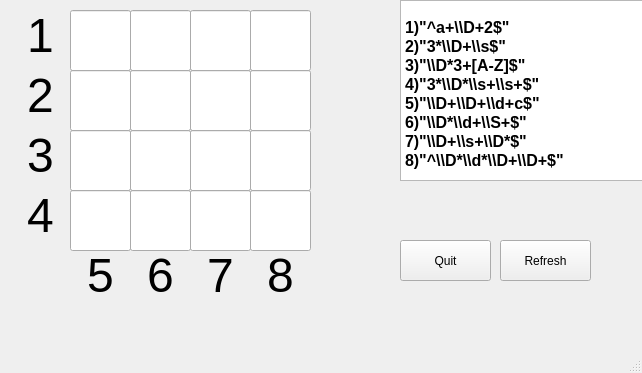
<?xml version="1.0" encoding="UTF-8"?>
<ui version="4.0">
 <class>MainWindow</class>
 <widget class="QMainWindow" name="MainWindow">
  <property name="geometry">
   <rect>
    <x>0</x>
    <y>0</y>
    <width>642</width>
    <height>373</height>
   </rect>
  </property>
  <property name="windowTitle">
   <string>MainWindow</string>
  </property>
  <widget class="QWidget" name="centralwidget">
   <widget class="QPushButton" name="pushButton">
    <property name="geometry">
     <rect>
      <x>400</x>
      <y>240</y>
      <width>91</width>
      <height>41</height>
     </rect>
    </property>
    <property name="text">
     <string>Quit</string>
    </property>
   </widget>
   <widget class="QLineEdit" name="lineEdit">
    <property name="geometry">
     <rect>
      <x>70</x>
      <y>10</y>
      <width>61</width>
      <height>61</height>
     </rect>
    </property>
    <property name="font">
     <font>
      <pointsize>36</pointsize>
      <weight>75</weight>
      <bold>true</bold>
     </font>
    </property>
    <property name="layoutDirection">
     <enum>Qt::LeftToRight</enum>
    </property>
    <property name="text">
     <string/>
    </property>
    <property name="maxLength">
     <number>1</number>
    </property>
    <property name="alignment">
     <set>Qt::AlignCenter</set>
    </property>
   </widget>
   <widget class="QLineEdit" name="lineEdit_3">
    <property name="geometry">
     <rect>
      <x>190</x>
      <y>10</y>
      <width>61</width>
      <height>61</height>
     </rect>
    </property>
    <property name="font">
     <font>
      <pointsize>36</pointsize>
      <weight>75</weight>
      <bold>true</bold>
     </font>
    </property>
    <property name="maxLength">
     <number>1</number>
    </property>
    <property name="alignment">
     <set>Qt::AlignCenter</set>
    </property>
   </widget>
   <widget class="QLineEdit" name="lineEdit_4">
    <property name="geometry">
     <rect>
      <x>250</x>
      <y>10</y>
      <width>61</width>
      <height>61</height>
     </rect>
    </property>
    <property name="font">
     <font>
      <pointsize>36</pointsize>
      <weight>75</weight>
      <bold>true</bold>
     </font>
    </property>
    <property name="maxLength">
     <number>1</number>
    </property>
    <property name="alignment">
     <set>Qt::AlignCenter</set>
    </property>
   </widget>
   <widget class="QLineEdit" name="lineEdit_5">
    <property name="geometry">
     <rect>
      <x>70</x>
      <y>70</y>
      <width>61</width>
      <height>61</height>
     </rect>
    </property>
    <property name="font">
     <font>
      <pointsize>36</pointsize>
      <weight>75</weight>
      <bold>true</bold>
     </font>
    </property>
    <property name="maxLength">
     <number>1</number>
    </property>
    <property name="alignment">
     <set>Qt::AlignCenter</set>
    </property>
   </widget>
   <widget class="QLineEdit" name="lineEdit_6">
    <property name="geometry">
     <rect>
      <x>130</x>
      <y>70</y>
      <width>61</width>
      <height>61</height>
     </rect>
    </property>
    <property name="font">
     <font>
      <pointsize>36</pointsize>
      <weight>75</weight>
      <bold>true</bold>
     </font>
    </property>
    <property name="maxLength">
     <number>1</number>
    </property>
    <property name="alignment">
     <set>Qt::AlignCenter</set>
    </property>
   </widget>
   <widget class="QLineEdit" name="lineEdit_7">
    <property name="geometry">
     <rect>
      <x>190</x>
      <y>70</y>
      <width>61</width>
      <height>61</height>
     </rect>
    </property>
    <property name="font">
     <font>
      <pointsize>36</pointsize>
      <weight>75</weight>
      <bold>true</bold>
     </font>
    </property>
    <property name="maxLength">
     <number>1</number>
    </property>
    <property name="alignment">
     <set>Qt::AlignCenter</set>
    </property>
   </widget>
   <widget class="QLineEdit" name="lineEdit_8">
    <property name="geometry">
     <rect>
      <x>250</x>
      <y>70</y>
      <width>61</width>
      <height>61</height>
     </rect>
    </property>
    <property name="font">
     <font>
      <pointsize>36</pointsize>
      <weight>75</weight>
      <bold>true</bold>
     </font>
    </property>
    <property name="maxLength">
     <number>1</number>
    </property>
    <property name="alignment">
     <set>Qt::AlignCenter</set>
    </property>
   </widget>
   <widget class="QLineEdit" name="lineEdit_9">
    <property name="geometry">
     <rect>
      <x>70</x>
      <y>130</y>
      <width>61</width>
      <height>61</height>
     </rect>
    </property>
    <property name="font">
     <font>
      <pointsize>36</pointsize>
      <weight>75</weight>
      <bold>true</bold>
     </font>
    </property>
    <property name="maxLength">
     <number>1</number>
    </property>
    <property name="alignment">
     <set>Qt::AlignCenter</set>
    </property>
   </widget>
   <widget class="QLineEdit" name="lineEdit_10">
    <property name="geometry">
     <rect>
      <x>130</x>
      <y>130</y>
      <width>61</width>
      <height>61</height>
     </rect>
    </property>
    <property name="font">
     <font>
      <pointsize>36</pointsize>
      <weight>75</weight>
      <bold>true</bold>
     </font>
    </property>
    <property name="maxLength">
     <number>1</number>
    </property>
    <property name="alignment">
     <set>Qt::AlignCenter</set>
    </property>
   </widget>
   <widget class="QLineEdit" name="lineEdit_11">
    <property name="geometry">
     <rect>
      <x>190</x>
      <y>130</y>
      <width>61</width>
      <height>61</height>
     </rect>
    </property>
    <property name="font">
     <font>
      <pointsize>36</pointsize>
      <weight>75</weight>
      <bold>true</bold>
     </font>
    </property>
    <property name="maxLength">
     <number>1</number>
    </property>
    <property name="alignment">
     <set>Qt::AlignCenter</set>
    </property>
   </widget>
   <widget class="QLineEdit" name="lineEdit_12">
    <property name="geometry">
     <rect>
      <x>250</x>
      <y>130</y>
      <width>61</width>
      <height>61</height>
     </rect>
    </property>
    <property name="font">
     <font>
      <pointsize>36</pointsize>
      <weight>75</weight>
      <bold>true</bold>
     </font>
    </property>
    <property name="maxLength">
     <number>1</number>
    </property>
    <property name="alignment">
     <set>Qt::AlignCenter</set>
    </property>
   </widget>
   <widget class="QLineEdit" name="lineEdit_13">
    <property name="geometry">
     <rect>
      <x>70</x>
      <y>190</y>
      <width>61</width>
      <height>61</height>
     </rect>
    </property>
    <property name="font">
     <font>
      <pointsize>36</pointsize>
      <weight>75</weight>
      <bold>true</bold>
     </font>
    </property>
    <property name="maxLength">
     <number>1</number>
    </property>
    <property name="alignment">
     <set>Qt::AlignCenter</set>
    </property>
   </widget>
   <widget class="QLineEdit" name="lineEdit_14">
    <property name="geometry">
     <rect>
      <x>130</x>
      <y>190</y>
      <width>61</width>
      <height>61</height>
     </rect>
    </property>
    <property name="font">
     <font>
      <pointsize>36</pointsize>
      <weight>75</weight>
      <bold>true</bold>
     </font>
    </property>
    <property name="maxLength">
     <number>1</number>
    </property>
    <property name="alignment">
     <set>Qt::AlignCenter</set>
    </property>
   </widget>
   <widget class="QLineEdit" name="lineEdit_15">
    <property name="geometry">
     <rect>
      <x>190</x>
      <y>190</y>
      <width>61</width>
      <height>61</height>
     </rect>
    </property>
    <property name="font">
     <font>
      <pointsize>36</pointsize>
      <weight>75</weight>
      <bold>true</bold>
     </font>
    </property>
    <property name="maxLength">
     <number>1</number>
    </property>
    <property name="alignment">
     <set>Qt::AlignCenter</set>
    </property>
   </widget>
   <widget class="QLineEdit" name="lineEdit_16">
    <property name="geometry">
     <rect>
      <x>250</x>
      <y>190</y>
      <width>61</width>
      <height>61</height>
     </rect>
    </property>
    <property name="font">
     <font>
      <pointsize>36</pointsize>
      <weight>75</weight>
      <bold>true</bold>
     </font>
    </property>
    <property name="maxLength">
     <number>1</number>
    </property>
    <property name="alignment">
     <set>Qt::AlignCenter</set>
    </property>
   </widget>
   <widget class="QTextEdit" name="textEdit">
    <property name="geometry">
     <rect>
      <x>400</x>
      <y>0</y>
      <width>261</width>
      <height>181</height>
     </rect>
    </property>
    <property name="html">
     <string>&lt;!DOCTYPE HTML PUBLIC &quot;-//W3C//DTD HTML 4.0//EN&quot; &quot;http://www.w3.org/TR/REC-html40/strict.dtd&quot;&gt;
&lt;html&gt;&lt;head&gt;&lt;meta name=&quot;qrichtext&quot; content=&quot;1&quot; /&gt;&lt;style type=&quot;text/css&quot;&gt;
p, li { white-space: pre-wrap; }
&lt;/style&gt;&lt;/head&gt;&lt;body style=&quot; font-family:'MS Shell Dlg 2'; font-size:8.25pt; font-weight:400; font-style:normal;&quot;&gt;
&lt;p style=&quot;-qt-paragraph-type:empty; margin-top:0px; margin-bottom:0px; margin-left:0px; margin-right:0px; -qt-block-indent:0; text-indent:0px;&quot;&gt;&lt;br /&gt;&lt;/p&gt;
&lt;p align=&quot;justify&quot; style=&quot; margin-top:0px; margin-bottom:0px; margin-left:0px; margin-right:0px; -qt-block-indent:0; text-indent:0px;&quot;&gt;&lt;span style=&quot; font-size:12pt; font-weight:600;&quot;&gt;1)&amp;quot;^a+\\D+2$&amp;quot;&lt;/span&gt;&lt;/p&gt;
&lt;p style=&quot; margin-top:0px; margin-bottom:0px; margin-left:0px; margin-right:0px; -qt-block-indent:0; text-indent:0px;&quot;&gt;&lt;span style=&quot; font-size:12pt; font-weight:600;&quot;&gt;2)&amp;quot;3*\\D+\\s$&amp;quot;&lt;/span&gt;&lt;/p&gt;
&lt;p style=&quot; margin-top:0px; margin-bottom:0px; margin-left:0px; margin-right:0px; -qt-block-indent:0; text-indent:0px;&quot;&gt;&lt;span style=&quot; font-size:12pt; font-weight:600;&quot;&gt;3)&amp;quot;\\D*3+[A-Z]$&amp;quot;&lt;/span&gt;&lt;/p&gt;
&lt;p style=&quot; margin-top:0px; margin-bottom:0px; margin-left:0px; margin-right:0px; -qt-block-indent:0; text-indent:0px;&quot;&gt;&lt;span style=&quot; font-size:12pt; font-weight:600;&quot;&gt;4)&amp;quot;3*\\D*\\s+\\s+$&amp;quot;&lt;/span&gt;&lt;/p&gt;
&lt;p style=&quot; margin-top:0px; margin-bottom:0px; margin-left:0px; margin-right:0px; -qt-block-indent:0; text-indent:0px;&quot;&gt;&lt;span style=&quot; font-size:12pt; font-weight:600;&quot;&gt;5)&amp;quot;\\D+\\D+\\d+c$&amp;quot;&lt;/span&gt;&lt;/p&gt;
&lt;p style=&quot; margin-top:0px; margin-bottom:0px; margin-left:0px; margin-right:0px; -qt-block-indent:0; text-indent:0px;&quot;&gt;&lt;span style=&quot; font-size:12pt; font-weight:600;&quot;&gt;6)&amp;quot;\\D*\\d+\\S+$&amp;quot;&lt;/span&gt;&lt;/p&gt;
&lt;p style=&quot; margin-top:0px; margin-bottom:0px; margin-left:0px; margin-right:0px; -qt-block-indent:0; text-indent:0px;&quot;&gt;&lt;span style=&quot; font-size:12pt; font-weight:600;&quot;&gt;7)&lt;/span&gt;&lt;span style=&quot; font-size:12pt; font-weight:600; color:#000000;&quot;&gt;&amp;quot;\\D+\\s+\\D*$&amp;quot;&lt;/span&gt;&lt;/p&gt;
&lt;p style=&quot; margin-top:0px; margin-bottom:0px; margin-left:0px; margin-right:0px; -qt-block-indent:0; text-indent:0px;&quot;&gt;&lt;span style=&quot; font-size:12pt; font-weight:600; color:#000000;&quot;&gt;8)&amp;quot;^\\D*\\d*\\D+\\D+$&amp;quot;&lt;/span&gt;&lt;/p&gt;&lt;/body&gt;&lt;/html&gt;</string>
    </property>
   </widget>
   <widget class="QPushButton" name="pushButton_2">
    <property name="geometry">
     <rect>
      <x>500</x>
      <y>240</y>
      <width>91</width>
      <height>41</height>
     </rect>
    </property>
    <property name="text">
     <string>Refresh</string>
    </property>
   </widget>
   <widget class="QLineEdit" name="lineEdit_2">
    <property name="geometry">
     <rect>
      <x>130</x>
      <y>10</y>
      <width>61</width>
      <height>61</height>
     </rect>
    </property>
    <property name="font">
     <font>
      <pointsize>36</pointsize>
      <weight>75</weight>
      <bold>true</bold>
     </font>
    </property>
    <property name="maxLength">
     <number>1</number>
    </property>
    <property name="alignment">
     <set>Qt::AlignCenter</set>
    </property>
   </widget>
   <widget class="QLabel" name="label">
    <property name="geometry">
     <rect>
      <x>20</x>
      <y>10</y>
      <width>41</width>
      <height>51</height>
     </rect>
    </property>
    <property name="font">
     <font>
      <pointsize>36</pointsize>
      <weight>50</weight>
      <bold>false</bold>
      <underline>false</underline>
     </font>
    </property>
    <property name="text">
     <string>1</string>
    </property>
    <property name="alignment">
     <set>Qt::AlignCenter</set>
    </property>
   </widget>
   <widget class="QLabel" name="label_2">
    <property name="geometry">
     <rect>
      <x>20</x>
      <y>70</y>
      <width>41</width>
      <height>51</height>
     </rect>
    </property>
    <property name="font">
     <font>
      <pointsize>36</pointsize>
      <weight>50</weight>
      <bold>false</bold>
      <underline>false</underline>
     </font>
    </property>
    <property name="text">
     <string>2</string>
    </property>
    <property name="alignment">
     <set>Qt::AlignCenter</set>
    </property>
   </widget>
   <widget class="QLabel" name="label_3">
    <property name="geometry">
     <rect>
      <x>20</x>
      <y>130</y>
      <width>41</width>
      <height>51</height>
     </rect>
    </property>
    <property name="font">
     <font>
      <pointsize>36</pointsize>
      <weight>50</weight>
      <bold>false</bold>
      <underline>false</underline>
     </font>
    </property>
    <property name="text">
     <string>3</string>
    </property>
    <property name="alignment">
     <set>Qt::AlignCenter</set>
    </property>
   </widget>
   <widget class="QLabel" name="label_4">
    <property name="geometry">
     <rect>
      <x>20</x>
      <y>190</y>
      <width>41</width>
      <height>51</height>
     </rect>
    </property>
    <property name="font">
     <font>
      <pointsize>36</pointsize>
      <weight>50</weight>
      <bold>false</bold>
      <underline>false</underline>
     </font>
    </property>
    <property name="text">
     <string>4</string>
    </property>
    <property name="alignment">
     <set>Qt::AlignCenter</set>
    </property>
   </widget>
   <widget class="QLabel" name="label_5">
    <property name="geometry">
     <rect>
      <x>80</x>
      <y>250</y>
      <width>41</width>
      <height>51</height>
     </rect>
    </property>
    <property name="font">
     <font>
      <pointsize>36</pointsize>
      <weight>50</weight>
      <bold>false</bold>
      <underline>false</underline>
     </font>
    </property>
    <property name="text">
     <string>5</string>
    </property>
    <property name="alignment">
     <set>Qt::AlignCenter</set>
    </property>
   </widget>
   <widget class="QLabel" name="label_6">
    <property name="geometry">
     <rect>
      <x>140</x>
      <y>250</y>
      <width>41</width>
      <height>51</height>
     </rect>
    </property>
    <property name="font">
     <font>
      <pointsize>36</pointsize>
      <weight>50</weight>
      <bold>false</bold>
      <underline>false</underline>
     </font>
    </property>
    <property name="text">
     <string>6</string>
    </property>
    <property name="alignment">
     <set>Qt::AlignCenter</set>
    </property>
   </widget>
   <widget class="QLabel" name="label_7">
    <property name="geometry">
     <rect>
      <x>200</x>
      <y>250</y>
      <width>41</width>
      <height>51</height>
     </rect>
    </property>
    <property name="font">
     <font>
      <pointsize>36</pointsize>
      <weight>50</weight>
      <bold>false</bold>
      <underline>false</underline>
     </font>
    </property>
    <property name="text">
     <string>7</string>
    </property>
    <property name="alignment">
     <set>Qt::AlignCenter</set>
    </property>
   </widget>
   <widget class="QLabel" name="label_8">
    <property name="geometry">
     <rect>
      <x>260</x>
      <y>250</y>
      <width>41</width>
      <height>51</height>
     </rect>
    </property>
    <property name="font">
     <font>
      <pointsize>36</pointsize>
      <weight>50</weight>
      <bold>false</bold>
      <underline>false</underline>
     </font>
    </property>
    <property name="text">
     <string>8</string>
    </property>
    <property name="alignment">
     <set>Qt::AlignCenter</set>
    </property>
   </widget>
  </widget>
  <widget class="QMenuBar" name="menubar">
   <property name="geometry">
    <rect>
     <x>0</x>
     <y>0</y>
     <width>642</width>
     <height>21</height>
    </rect>
   </property>
  </widget>
  <widget class="QStatusBar" name="statusbar"/>
 </widget>
 <resources/>
 <connections/>
</ui>
